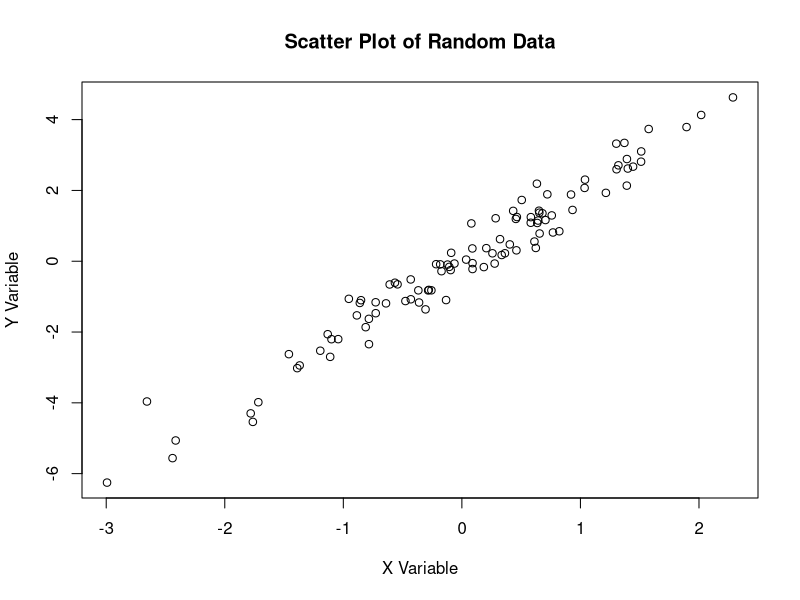

Write R code to recreate this figure.
# R script to generate a scatter plot and save it as a PNG file with a random name

# Load required library (ggplot2 for enhanced plotting, though base R is sufficient here)
# install.packages("ggplot2") # Uncomment if ggplot2 is not installed
# library(ggplot2)

# Generate random data
set.seed(42) # For reproducible results during testing
n <- 100
x <- rnorm(n)
y <- 2 * x + rnorm(n, sd = 0.5)

# Create a basic scatter plot
# plot(x, y, main = "Scatter Plot of Random Data", xlab = "X Variable", ylab = "Y Variable")

# Alternatively, using ggplot2 (uncomment the lines below if you prefer ggplot2)
# df <- data.frame(x = x, y = y)
# p <- ggplot(df, aes(x = x, y = y)) +
#   geom_point() +
#   labs(title = "Scatter Plot of Random Data", x = "X Variable", y = "Y Variable")
# print(p)

# Generate a random filename
random_name <- paste0("scatter_plot_", sample(10000:99999, 1), ".png")

# Save the plot as a PNG file
png(filename = random_name, width = 800, height = 600)

# Create the plot inside the png device
plot(x, y, main = "Scatter Plot of Random Data", xlab = "X Variable", ylab = "Y Variable")

# Close the png device to save the file
dev.off()

cat("Scatter plot saved as:", random_name, "\n")
